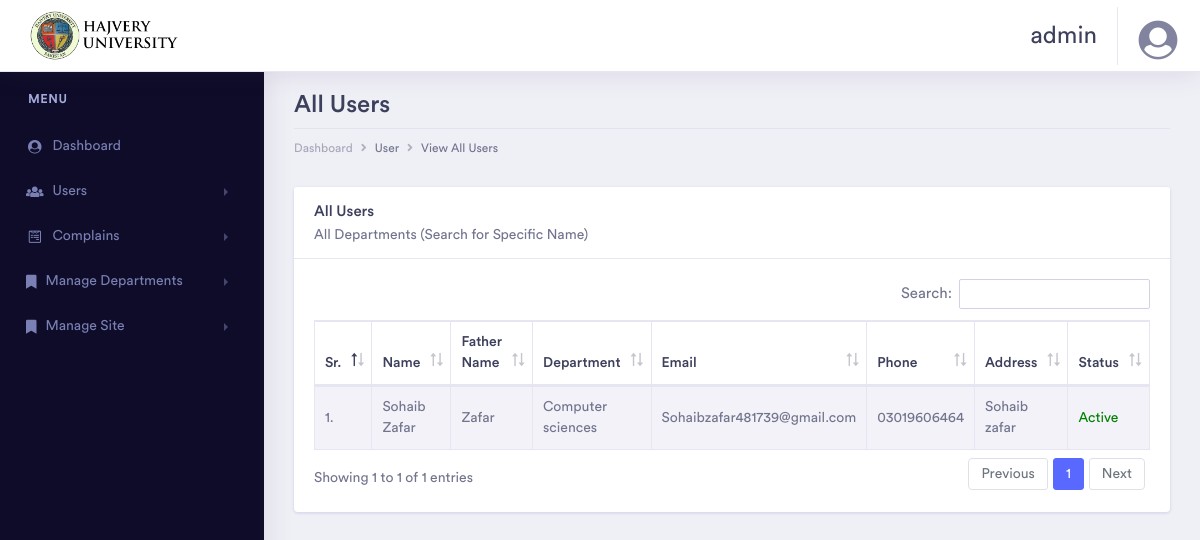
Page /admin/view_all_users.php (signed in) on the committed database.
### tables this page shows
CREATE TABLE `persons` (
  `person_id` int(11) NOT NULL,
  `person_name` varchar(50) NOT NULL,
  `last_name` varchar(50) NOT NULL,
  `father_name` varchar(50) NOT NULL,
  `person_email` varchar(80) NOT NULL,
  `address` varchar(150) NOT NULL,
  `gender` varchar(1) NOT NULL,
  `phone` varchar(15) NOT NULL
);

CREATE TABLE `accounts` (
  `account_id` int(11) NOT NULL,
  `person_id` int(11) NOT NULL,
  `password` varchar(30) NOT NULL,
  `department_id` smallint(3) NOT NULL,
  `user_type` smallint(3) NOT NULL COMMENT '1=user 2=admin 3=manageer',
  `status` smallint(3) NOT NULL DEFAULT 0
);

CREATE TABLE `departments` (
  `department_id` smallint(3) NOT NULL,
  `department` varchar(50) NOT NULL,
  `dept_status` tinyint(1) NOT NULL DEFAULT 1
);

### admin/view_all_users.php (the view, shortened to what this page needs)
<?php
include('connection/connection.php');
if ($_SESSION['USERTYPE'] == 2 || $_SESSION['USERTYPE'] == 3) {
    ?>
<!doctype html>
<html lang="en">
<head>
    <link rel="stylesheet" href="assets/vendor/bootstrap/css/bootstrap.min.css">
    <link href="assets/vendor/fonts/circular-std/style.css" rel="stylesheet">
    <link rel="stylesheet" href="assets/libs/css/style.css">
    <link rel="stylesheet" href="assets/vendor/fonts/fontawesome/css/fontawesome-all.css">
    <link rel="stylesheet" type="text/css" href="assets/vendor/datatables/css/dataTables.bootstrap4.css">
    <link rel="stylesheet" type="text/css" href="assets/vendor/datatables/css/buttons.bootstrap4.css">
    <link rel="stylesheet" type="text/css" href="assets/vendor/datatables/css/select.bootstrap4.css">
    <link rel="stylesheet" type="text/css" href="assets/vendor/datatables/css/fixedHeader.bootstrap4.css">
    <link rel="stylesheet" href="../css/toastr.min.css">
</head>
<body>
    <div class="dashboard-main-wrapper">
        <?php
                include 'components/head.php';
                include 'components/leftsidebar.php';
                ?>
        <div class="dashboard-wrapper">
            <div class="container-fluid  dashboard-content">
                <div class="row">
                    <div class="col-xl-12 col-lg-12 col-md-12 col-sm-12 col-12">
                        <div class="page-header">
                            <h2 class="pageheader-title">All Users</h2>
                            <div class="page-breadcrumb">
                                <nav aria-label="breadcrumb">
                                    <ol class="breadcrumb">
                                        <li class="breadcrumb-item"><a href="dashboard.php"
                                                class="breadcrumb-link">Dashboard</a></li>
                                        <li class="breadcrumb-item"><a class="breadcrumb-link">User</a></li>
                                        <li class="breadcrumb-item active" aria-current="page">View All Users</li>
                                    </ol>
                                </nav>
                            </div>
                        </div>
                    </div>
                </div>
                <div class="row">
                    <div class="col-xl-12 col-lg-12 col-md-12 col-sm-12 col-12">
                        <div class="card">
                            <div class="card-header">
                                <h5 class="mb-0">All Users</h5>
                                <p>All Departments (Search for Specific Name)</p>
                            </div>
                            <div class="card-body">
                                <div class="table-responsive">
                                    <table id="example" class="table table-striped table-bordered second"
                                        style="width:100%">
                                        <thead>
                                            <tr>
                                                <th>Sr.</th>
                                                <th>Name</th>
                                                <th>Father Name</th>
                                                <th>Department</th>
                                                <th>Email</th>
                                                <th>Phone</th>
                                                <th>Address</th>
                                                <th>Status</th>
                                            </tr>
                                        </thead>
                                        <tbody>
                                            <?php
                                                    if ($_SESSION['USERTYPE'] == 3) {
                                                        $query = 'SELECT * FROM `persons` AS p INNER JOIN `accounts` AS a on p.`person_id`=a.`person_id` INNER JOIN departments as d on a.`department_id`=d.`department_id` where a.`user_type`= 1 AND a.department_id=' . $_SESSION['DEPTID'];
                                                    } else {
                                                        $query = 'SELECT * FROM `persons` AS p INNER JOIN `accounts` AS a on p.`person_id`=a.`person_id` INNER JOIN departments as d on a.`department_id`=d.`department_id` where a.`user_type`= 1';
                                                    }
                                                    $result = mysqli_query($con, $query);
                                                    if (mysqli_num_rows($result) > 0) {
                                                        $sr = 1;
                                                        while ($row = mysqli_fetch_array($result)) {
                                                            ?>
                                            <tr>
                                                <td><?= $sr . "." ?></td>
                                                <td><?= $row['person_name'] . ' ' . $row['last_name'] ?></td>
                                                <td><?= $row['father_name'] ?></td>
                                                <td><?= $row['department'] ?></td>
                                                <td><?= $row['person_email'] ?></td>
                                                <td><?= $row['phone'] ?></td>
                                                <td><?= $row['address'] ?></td>
                                                <td>
                                                    <?php
                                                                    if ($row['status'] == 1) {
                                                                        echo '<span style="color: green">Active</span>';
                                                                    } else {
                                                                        echo '<span style="color: red">Dead</span>';
                                                                    }
                                                                    ?>
                                                </td>
                                            </tr>
                                            <?php
                                                            $sr++;
                                                        }
                                                }
                                                ?>
                                        </tbody>
                                    </table>
                                </div>
                            </div>
                        </div>
                    </div>
                </div>
            </div>
        </div>
    </div>
</body>
</html>
<?php
}
?>

### admin/components/head.php (shortened to what this page needs)
<?php
$query = "SELECT * FROM `persons` where `person_id`=" . $_SESSION['USERID'];
$img = "SELECT * FROM `accounts_img` where `person_id`=" . $_SESSION['USERID'];
$imgResult = mysqli_query($con, $img);
$imgRow = mysqli_fetch_array($imgResult);
$result = mysqli_query($con, $query);
while ($row = mysqli_fetch_array($result)) {
?>
<div class="dashboard-header">
    <nav class="navbar navbar-expand-lg bg-white fixed-top" style="padding: 0 10px;">
        <a class="navbar-brand user-img" href="dashboard.php"><img src="assets/images/Hajvery University admin-logo.png"
                style="width:100%" /></a>
        <div class="collapse navbar-collapse " id="navbarSupportedContent">
            <ul class="navbar-nav ml-auto navbar-right-top">
                <li class="nav-item user-name">
                    <span><?=$row['person_name']?></span>
                </li>
                <li class="nav-item dropdown nav-user">
                    <a class="nav-link nav-user-img" href="#" id="navbarDropdownMenuLink2" data-toggle="dropdown"
                        aria-haspopup="true" aria-expanded="false" style="display: flex;">
                        <?php
                            if ($imgRow['pict']==NULL) {
                        ?>
                        <i class="user-avatar-md rounded-circle fas fa-user-circle" style="font-size: 40px;"></i>
                        <?php
                            } else {
                        ?>
                        <img src="<?= $imgRow['pict'] ?>" alt="User Image" class="user-avatar-md rounded-circle"
                            style="width: 40px; height: 40px; object-fit: cover;">
                        <?php
                            }
                        ?>
                    </a>
                            <?php
                            }
                            ?>
                </li>
            </ul>
        </div>
    </nav>
</div>

### admin/components/custom-header.php (style rules this page uses)
.user-img { width: 190px; }

### rows in the picture
persons: person_name "admin"
accounts: person.person_name "Sohaib", person.last_name "Zafar", person.father_name "Zafar", department.department "Computer sciences", person.person_email "Sohaibzafar481739@gmail.com", person.phone "03019606464", person.address "Sohaib zafar", status "Active"
